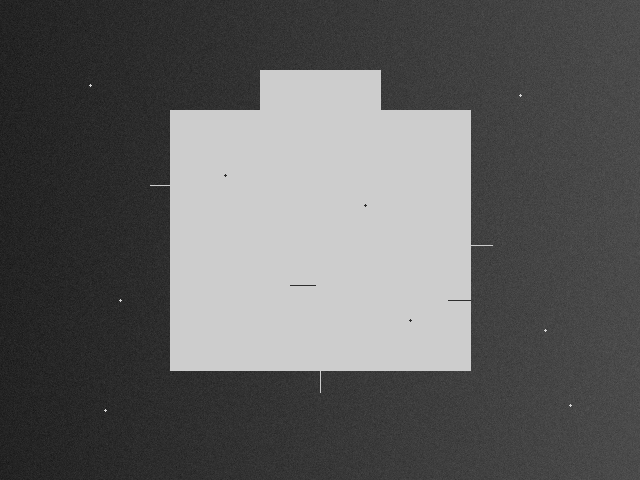
#> input picture week01-opencv/day03/images/day03_comprehensive_test.png, 640 x 480 px
$ python test08_comprehensive.py
#> lines starting #> are read from the running program, lines starting #| are printed output that depends on the picture; after the words box and inside, x2 and y2 are one past the last pixel; in counts of white or black regions, pixels touching at a corner belong together
"""
Descripttion:
Author: Jie.Zh
Date: 2026-06-21 23:21:10
LastEditTime: 2026-06-21 23:21:16
"""

from pathlib import Path

import cv2

# 文件夹路径
BASE_DIR = Path(__file__).resolve().parent
IMAGE_FILE_PATH = BASE_DIR / "images" / "day03_comprehensive_test.png"
OUTPUTS_PATH = BASE_DIR / "outputs" / "comprehensive"
OUTPUTS_PATH.mkdir(parents=True, exist_ok=True)

# 文件路径
image_name = IMAGE_FILE_PATH.stem
gray_path = OUTPUTS_PATH / f"{image_name}_gray.png"
binary_path = OUTPUTS_PATH / f"{image_name}_binary.png"
opened_path = OUTPUTS_PATH / f"{image_name}_opened.png"
final_path = OUTPUTS_PATH / f"{image_name}_final.png"

# 读取灰度图
gray_image = cv2.imread(str(IMAGE_FILE_PATH), cv2.IMREAD_GRAYSCALE)
#> gray_image is the input picture: shape (480, 640); min 19, max 215, mean 95.4
if gray_image is None:
    raise FileNotFoundError("图片读取失败")

saved_gray = cv2.imwrite(str(gray_path), gray_image)

# 二值化 区分背景和前景
used_threshold, binary_image = cv2.threshold(
    gray_image,  # 单通道灰度图
    0,  # 自动计算阈值，人工设置为0
    255,  # 最大值
    cv2.THRESH_BINARY | cv2.THRESH_OTSU,  # OTSU 正二值图
)
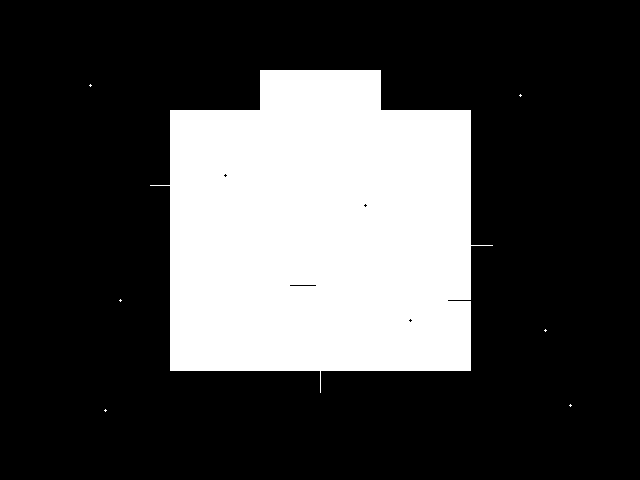
#> binary_image: shape (480, 640); 27.2% white; 7 white regions (6 under 20 px), largest, box (x1, y1, x2, y2) and area: (150, 70, 493, 393) 83401
#> used_threshold = 89

print(f"OTSU 自动计算阈值：{used_threshold}")
#| OTSU 自动计算阈值：89.0
binary_white_pixels = cv2.countNonZero(binary_image)
#> binary_white_pixels = 83431
print(f"{binary_path.name} 白色像素数量为：{binary_white_pixels}")
#| day03_comprehensive_test_binary.png 白色像素数量为：83431
saved_binary = cv2.imwrite(str(binary_path), binary_image)

# 创建结构元素
kernel = cv2.getStructuringElement(
    cv2.MORPH_RECT,  # 矩形结构核
    (3, 3),  # 3x3 核大小
)

# 开运算 先腐蚀后膨胀
# 先腐蚀掉白色噪点和白色毛刺
# 再膨胀区域到原大小
# 开运算可能删除真实的白色小缺陷。
opened_image = cv2.morphologyEx(
    binary_image,  # 正二值图
    cv2.MORPH_OPEN,  # 开运算
    kernel,  # 结构元素
    iterations=1,  # 开运算1次
)
#> opened_image: shape (480, 640); 27.1% white; 1 white region, box (x1, y1, x2, y2) and area: (170, 70, 471, 371) 83337
opened_white_pixels = cv2.countNonZero(opened_image)
#> opened_white_pixels = 83337
print(f"{opened_path.name} 白色像素数量为：{opened_white_pixels}")
#| day03_comprehensive_test_opened.png 白色像素数量为：83337
saved_opened = cv2.imwrite(str(opened_path), opened_image)

# 当前背景的白色噪点和毛刺消失
# 下一步去除前景里的黑色裂缝和黑色小孔
# 去除黑色裂缝和小孔，需要将白色前景膨胀掩盖住黑色裂缝和黑色小孔
# 再进行腐蚀，将前景恢复到原来大小
# 膨胀 -> 腐蚀 所以需要在已经开运算的图片上再次进行闭运算
# 闭运算可能填掉需要检测的黑色小缺陷。
closed_image = cv2.morphologyEx(
    opened_image,  # 已经开运算的图片
    cv2.MORPH_CLOSE,  # 进行闭运算
    kernel,  # 结构元素
    iterations=1,  # 闭运算1次
)
#> closed_image: shape (480, 640); 27.1% white; 1 white region, box (x1, y1, x2, y2) and area: (170, 70, 471, 371) 83401

closed_white_pixels = cv2.countNonZero(closed_image)
#> closed_white_pixels = 83401
print(f"{final_path.name} 白色像素数量为：{closed_white_pixels}")
#| day03_comprehensive_test_final.png 白色像素数量为：83401
saved_closed = cv2.imwrite(str(final_path), closed_image)

# 通过图片查看到图片已经去除背景的噪点和毛刺。前景的小孔和裂缝
# 打印
saved_results = [
    [saved_gray, gray_path],
    [saved_binary, binary_path],
    [saved_opened, opened_path],
    [saved_closed, final_path],
]

for saved, path in saved_results:
    if saved:
        print(f"{path.name} 保存成功！")
    else:
        print(f"{path.name} 保存失败")
#> this loop made 4 passes
#| day03_comprehensive_test_gray.png 保存成功！
#| day03_comprehensive_test_binary.png 保存成功！
#| day03_comprehensive_test_opened.png 保存成功！
#| day03_comprehensive_test_final.png 保存成功！
